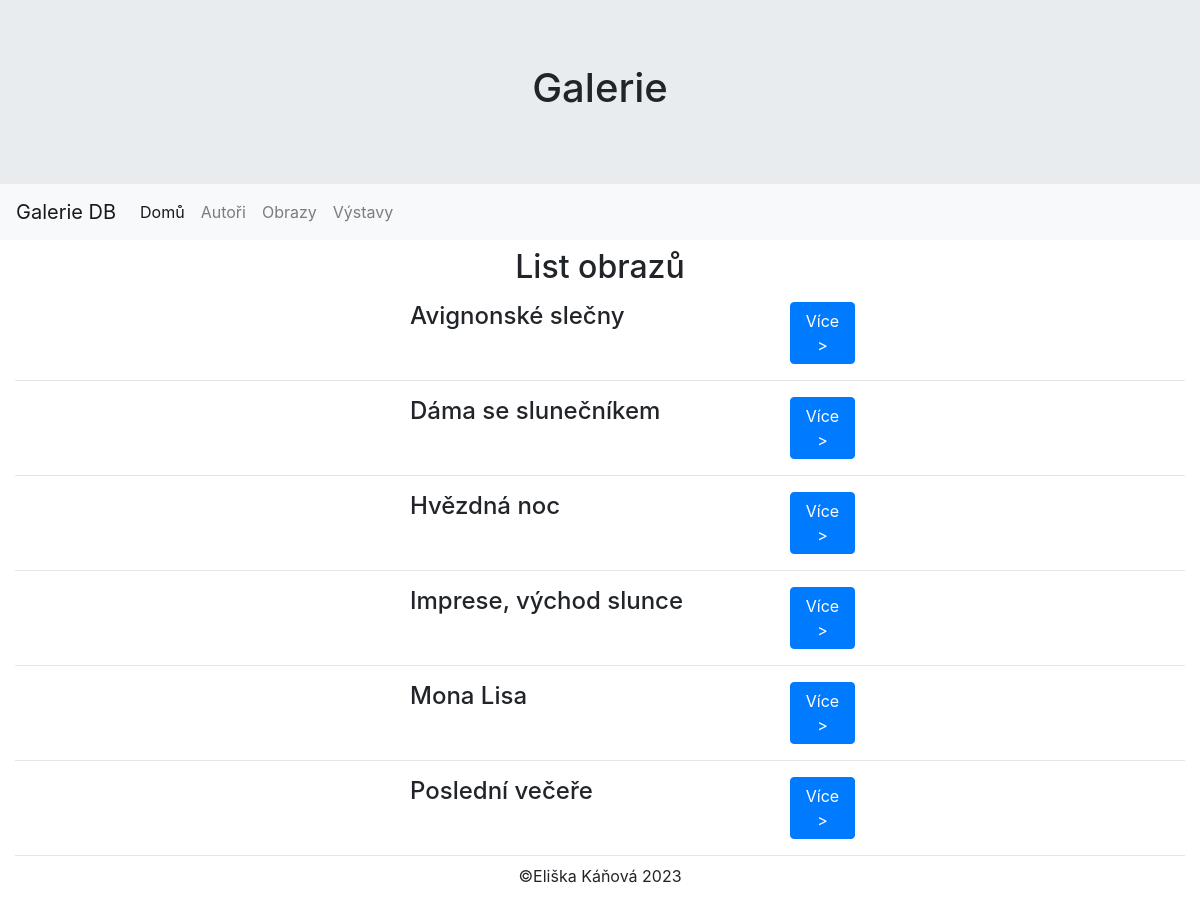
Screenshot of /galeriedb/obrazy-list/ with the database file from the repository.
### galeriedb/models.py (models this page shows, shortened)
class Obrazy(models.Model):
    nazev = models.CharField(max_length=80, verbose_name="Název obrazu", help_text="Zadejte název obrazu")
    popis = models.TextField(max_length=4000, blank=True, null=True, help_text="Zadejte popis obrazu")
    autor = models.ForeignKey("Autori", on_delete=models.CASCADE, verbose_name="Jméno autora", help_text="Zadejte jméno autora")
    mistnost = models.ForeignKey("Mistnosti", on_delete=models.CASCADE, verbose_name="Číslo místnosti", help_text="Zadejte číslo místnosti")
    fotka = models.ImageField(upload_to="obrazy", null=True, blank=True, verbose_name='Fotka', help_text='Přidejte fotku')
    class Meta:
        ordering =['nazev']
        verbose_name = 'Obraz'
        verbose_name_plural = 'Obrazy'

### galeriedb/views.py (the view)
# urls.py: path('obrazy-list/', views.ObrazyListView.as_view(), name='obrazy'),
class ObrazyListView(ListView):
    model = Obrazy
    context_object_name = 'obrazy'
    template_name = 'obrazy/obrazy_list.html'

### galeriedb/templates/obrazy/obrazy_list.html (shortened to what this page needs)
{% extends "base.html" %}
{% block content %}
<div class="container-fluid">
    <h2 class="text-center p-2">List obrazů</h2>
</div>
    {% for obraz in obrazy %}
        <div class="row container-fluid mb-2">
            <div class="col-sm-1"></div>
            <div class="col-sm-3">
            </div>
            <div class="col-sm-4">
                <h4>{{obraz.nazev}}</h4>
            </div>
            <div class="col-sm-1 my-auto">
                <a href="{% url 'obraz' obraz.pk %}" type="button" class="btn btn-primary">Více ></a>
            </div>
            <div class="col-sm-3"></div>
        </div>
        <hr>
    {% endfor %}
</div>
{% endblock %}

### rows the page displays
Obrazy: nazev "Avignonské slečny"
Obrazy: nazev "Dáma se slunečníkem"
Obrazy: nazev "Hvězdná noc"
Obrazy: nazev "Imprese, východ slunce"
Obrazy: nazev "Mona Lisa"
Obrazy: nazev "Poslední večeře"
